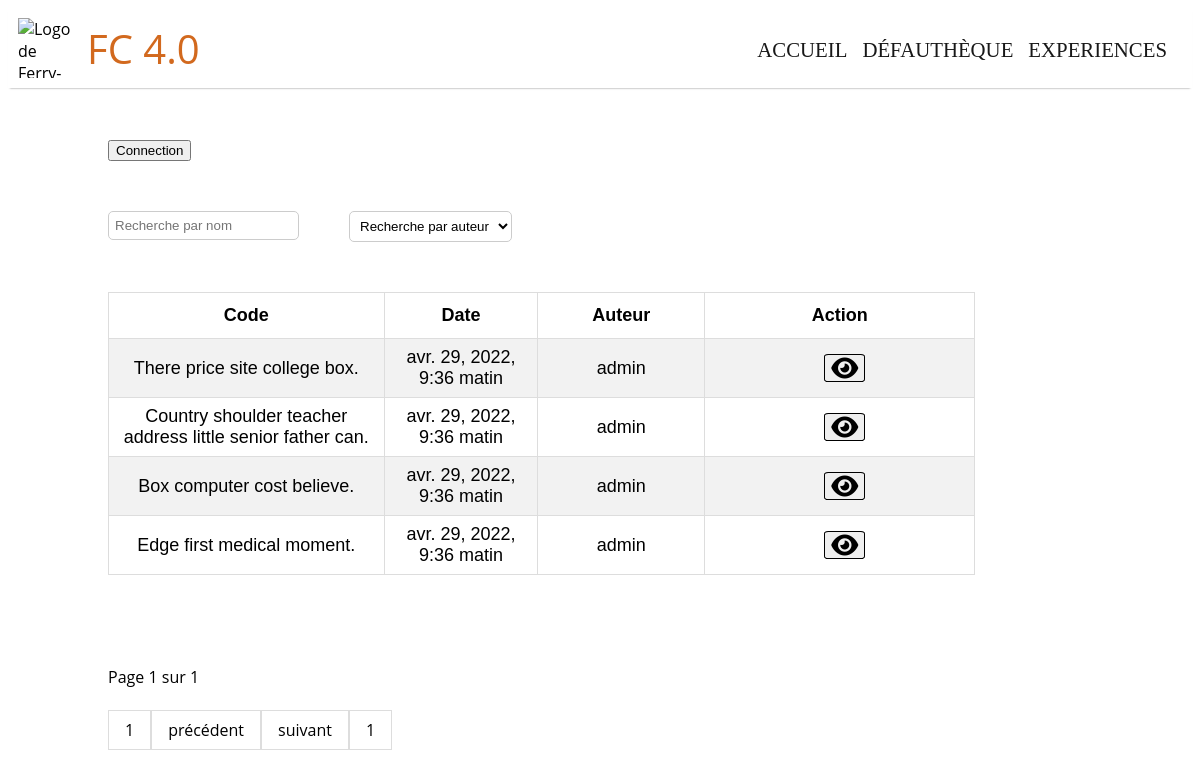
/Webfautheque/D121/Experiences/, run on the app's committed database.
### Webfautheque/models.py (models this page shows, shortened)
class Experience(models.Model):
    experience_nom_article = models.CharField(
        'Code expérience', max_length=200)
    defaut = models.ForeignKey(Defaut,
                               on_delete=models.CASCADE)
    experience_auteur = models.CharField(
        'Auteur', max_length=200, blank=True,  null=True)
    experience_pub_date = models.DateTimeField('date', default=timezone.now)
    experience_rapport_anomalie = models.FileField(
        'Rapport anomalie', upload_to='static/Webfautheque/rapport_anomalie', default="None", blank=True)
    experience_ift = models.ImageField(
        'Ift', upload_to='static/Webfautheque/ift', default="None")
    experience_photos_1 = models.ImageField(
        'Photo 1', upload_to='static/Webfautheque/photos', default="None")
    experience_photos_2 = models.ImageField(
        'Photo 2', upload_to='static/Webfautheque/photos', default="None")
    experience_descriptif = models.TextField(
        'descriptif', max_length=5000, default=" ")
    experience_remedes = models.TextField(
        'remedes', max_length=2000, default="")

### Webfautheque/views.py (the view)
def page_choix_experience(request, defaut_idperso):
    experiences = Experience.objects.filter(
        defaut_id=Defaut.objects.filter(defaut_idperso=defaut_idperso).values()[0]["id"]).order_by('-experience_pub_date')
    paginator = Paginator(experiences, 5)
    page = request.GET.get('page')
    page_obj = paginator.get_page(page)
    tags = Experience.objects.all().values('experience_auteur').distinct()
    groupes = request.user.groups.all()
    context = {'experiences': experiences, "defaut_idperso": defaut_idperso, 'page_obj': page_obj, 'tags': tags, 'paginator' : paginator, 'groupes' : groupes}
    return render(request, 'Webfautheque/choix_experiences.html', context)

### Webfautheque/models.py (called while the page is built)
    def __str__(self):
        return self.defaut_idperso

### templates/Webfautheque/choix_experiences.html (shortened to what this page needs)
<!DOCTYPE html>
<html lang="fr">
{% extends "Webfautheque/base.html" %}
{% load static %}
{% block content %}
<link rel="stylesheet" type="text/css" href="{% static 'css/choix_experiences.css' %}"/>
<div class="content_list">
  <div class="ajout_experience">
    {% if user.is_authenticated %}
          {% if user.is_superuser%}
          <br>
          <form action="Ajout" >
              <button type="submit" class="Ajout_experience">Ajouter une expérience</button>
              <input type="hidden" name="page" value="choix_list">
          </form>
          {% else %}
            {% for groupe in groupes %}
              {% if  groupe.name == "Création" %}
                <br>
                <form action="Ajout" >
                    <button type="submit" class="Ajout_experience">Ajouter une expérience</button>
                    <input type="hidden" name="page" value="choix_list">
                </form>
              {% endif %}
            {% endfor %}
          {% endif %}
    {% else %}
    <a class="connection" href='../login'>
      <button type="submit">Connection </button></a>
    {% endif %}
  </div>
  {% if paginator.count == 0 %}
    <div class="no_experience_text">
      <h1>Aucune expérience</h1>
      <p>Vous n'avez pas encore créé d'expérience</p>
    </div>
  {% else %}
  <div class="filter">
    <div class="search-form">
      <input type="text" class="form-search" id="searchField" placeholder="Recherche par nom">
    </div>
    <div class="search_by_name">
      <select id="searchByName">
        <option value="">Recherche par auteur</option>
      </select>
    </div>
  </div>
    <div class="list" style="display:flex">
      <div class="list_experiences">
        <table id="tab_experience">
          <thead>
            <tr>
              <th>Code</th>
              <th>Date</th>
              <th>Auteur</th>
              <th>Action</th>
            </tr>
          </thead>
          <tbody>
            {% for experience in page_obj%}
            <tr>
              <td>{{experience.experience_nom_article}}</td>
              <td>{{experience.experience_pub_date}}</td>
              <td>{{experience.experience_auteur}}</td>
              <td class="bouton_action">
                <div class="add_experience">
                  <div class="option_button">
                    {% if user.is_authenticated %}
                    <input type="hidden" id="superuser" value= {{user.is_superuser}}>
                      {% if user.is_superuser %}
                        <a href="/Webfautheque/{{ experience.defaut }}/Experiences/Consultation:{{ experience.id }}"> <button type="submit" aria-label="voir" class="fa-solid fa-eye" name="choice_experience"></button></a>
                          <form action="/Webfautheque/{{ experience.defaut }}/Experiences/Consultation:{{ experience.id }}/Update/">
                            {% csrf_token %}
                            <button type="submit" aria-label="modifier" class="fa-solid fa-pen-to-square" name="choice_experience"></button>
                          </form>
                          <form action="/Webfautheque/{{ experience.defaut }}/Experiences/Consultation:{{ experience.id }}/Delete/" method="POST">
                            {% csrf_token %}
                            <button type="submit" aria-label="supprimer" class="fa-solid fa-trash-can" name="choice_experience" onClick="return confirm('Voulez Vous supprimer l\'experience {{experience.experience_nom_article}}')"></button>
                            <input type="hidden" name="next" value="{{ request.path }}" class="hidden_button">
                          </form>
                      {% else %}
                        {% for groupe in groupes %}
                            {% if  groupe.name == "Visualiser" %}
                            <input type="hidden" id="role_visualisation" value= {{groupe.name}}>
                              <a href="/Webfautheque/{{ experience.defaut }}/Experiences/Consultation:{{ experience.id }}"> <button type="submit" aria-label="voir" class="fa-solid fa-eye" name="choice_experience"></button></a>
                            {% endif %}
                          {% endfor %}
                          {% for groupe in groupes %}
                            {% if groupe.name == "Modification" %}
                            <input type="hidden" id="role_modification" value= {{groupe.name}}>
                              <form action="/Webfautheque/{{ experience.defaut }}/Experiences/Consultation:{{ experience.id }}/Update">
                                <button type="submit" aria-label="modifier" class="fa-solid fa-pen-to-square" name="choice_experience"></button>
                              </form>
                            {% endif %}
                          {% endfor %}
                          {% for groupe in groupes %}
                            {% if groupe.name == "Suppression" %}
                            <input type="hidden" id="role_suppresion" value= {{groupe.name}}>
                              <form action="/Webfautheque/{{ experience.defaut }}/Experiences/Consultation:{{ experience.id }}/Delete/" method="POST">
                                {% csrf_token %}
                                <button type="submit" aria-label="supprimer" class="fa-solid fa-trash-can" name="choice_experience" onClick="return confirm('Voulez Vous supprimer l\'experience {{experience.experience_nom_article}}')"></button>
                                <input type="hidden" name="next" value="{{ request.path }}" class="hidden_button">
                              </form>
                            {% endif %}
                          {% endfor %}
                        {% endif %}
                  </div>
                  {% else %}
                    <div class="option_button">
                      <a href="/Webfautheque/{{ experience.defaut }}/Experiences/Consultation:{{ experience.id }}"> <button type="submit" aria-label="voir" class="fa-solid fa-eye" name="choice_experience"></button></a>
                  </div>
                  {% endif %}
                </div>
              </td>
            </tr>
            {% endfor %}
          </tbody>
        </table>
      </div>
    </div>
<div class="pagination">
  <span class="current">
  Page {{ page_obj.number }} sur {{ page_obj.paginator.num_pages }}
  <br>
  </span>
  <br>
  <span class="step-links">
  <a href="?page=1"> 1</a>
  {% if page_obj.has_previous %}
    <a href="?page={{ page_obj.previous_page_number }}">précédent</a>
  {% else %}
    <a href="javascript:void(0)"   >précédent</a>
  {% endif %}
  {% if page_obj.has_next %}
    <a href="?page={{ page_obj.next_page_number }}">suivant</a>
  {% else %}
    <a href="javascript:void(0)">suivant</a>
  {% endif %}
  <a href="?page={{ page_obj.paginator.num_pages }}"> {{page_obj.paginator.num_pages}} </a>
  </span>
</div>
<div class="paginationSearch">
</div>
</div>
  {% endif %}
{% endblock %}

### static/css/header.css (style rules this page uses)
body { font-family: "Open Sans", sans-serif; }
.pagination { padding: 24px; }
a { text-decoration: none; }

### static/css/choix_experiences.css (style rules this page uses)
.content_list { margin-left:50px; }
.ajout_experience { margin-left:50px; margin-top:50px; }
.list_experiences { display: flex; margin-top: 50px; margin-left:50px; height: 300px; }
.list { height:300px; }
.list .list_experiences { display: flex; margin-top: 50px; margin-left:50px; width: 100%; }
[name=choice_experience]:nth-child(1) { margin-right: 0px; margin-left: 10px; }
[name=choice_experience] { display: flex; border-width: 1px; border-style: solid; border-radius: 10%; font-size:24px; color:black ; }
.option_button { display: flex; justify-content: center; }
.filter { display: flex; }
.search_by_name { margin-top: 50px; margin-left: 50px; }
.search-form { margin-top: 50px; margin-left: 50px; }
.pagination a , .paginationSearch a { color: black; float: left; padding: 8px 16px; text-decoration: none; border: 1px solid rgb(221, 221, 221); }
input, select { width:auto; border-radius: 5px; background: #fff; border: 1px solid #ccc; outline:none; padding: 6px; }
#tab_experience { font-family: Arial, Helvetica, sans-serif; border-collapse: collapse; width: 100%; height: 30px; margin-right: 20%; font-size: 18px; }
#tab_experience td, #tab_experience th { border: 1px solid #ddd; padding: 8px; text-align: justify; text-align: center; }
#tab_experience tr:nth-child(odd) { background-color: #f2f2f2; }
#tab_experience th { padding-top: 12px; padding-bottom: 12px; text-align: left; background-color: white; color: black; text-align: center; }
td:nth-child(1), th:nth-child(1) { width: 10%; }
td:nth-child(2), th:nth-child(2) { width: 5%; }
td:nth-child(3), th:nth-child(3) { width: 5%; }
td:nth-child(4), th:nth-child(4) { width: 10%; }
.bouton_action { width: 1%; }
.paginationSearch { display: inline-block; padding: 24px; margin-left: 26px; margin-top: 50px; }
.pagination { display: inline-block; margin-left: 26px; margin-top: 100px; }

### data on the page
Experience: experience_nom_article "There price site college box.", experience_pub_date "avr. 29, 2022, 9:36 matin", experience_auteur "admin"
Experience: experience_nom_article "Country shoulder teacher address little senior father can.", experience_pub_date "avr. 29, 2022, 9:36 matin", experience_auteur "admin"
Experience: experience_nom_article "Box computer cost believe.", experience_pub_date "avr. 29, 2022, 9:36 matin", experience_auteur "admin"
Experience: experience_nom_article "Edge first medical moment.", experience_pub_date "avr. 29, 2022, 9:36 matin", experience_auteur "admin"

### other printed values
{{ page_obj.number }} "1"
{{ page_obj.paginator.num_pages }} "1"
